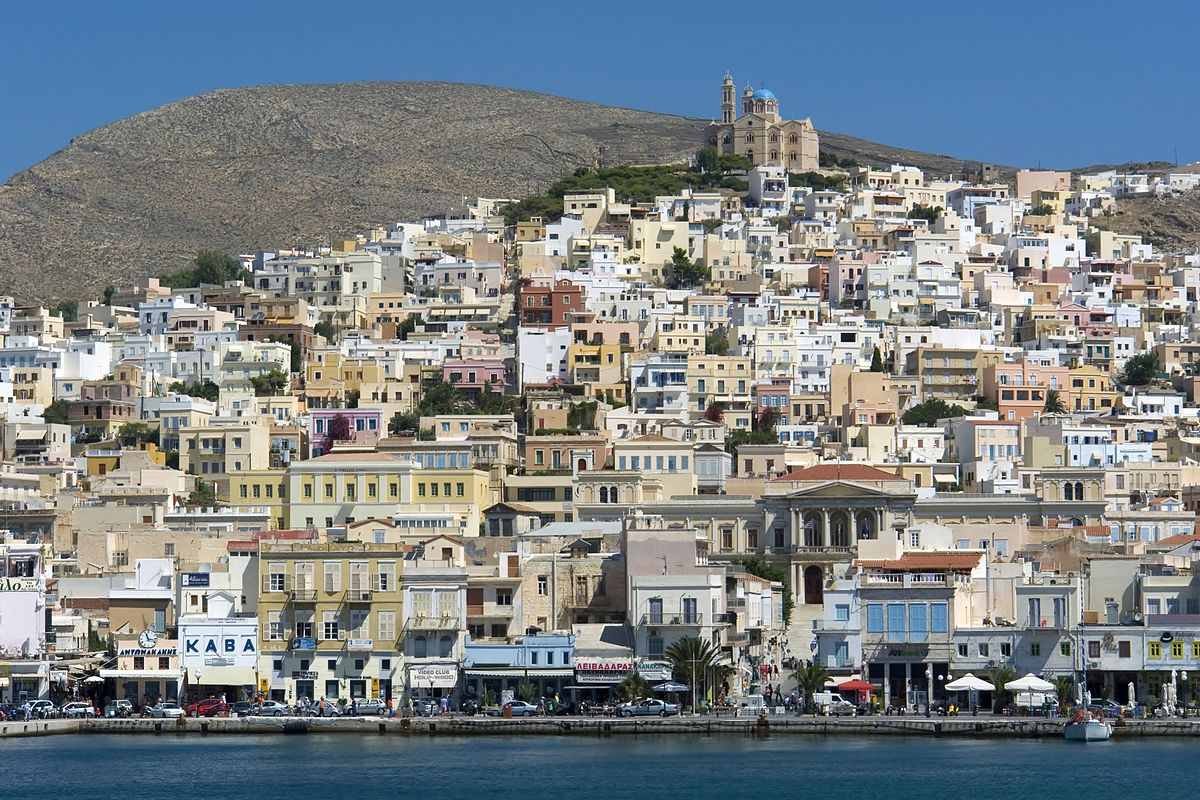
%> input picture Midterm_Mingze_Sun/Syros_Ermoupolis.jpg, 1200 x 800 px
$ octave FakingMiniatures.m   (GNU Octave 9; MATLAB toolbox functions it lacks are replaced by stand-ins)
%> lines starting %> are read from the running program, lines starting %| are printed output that depends on the picture
clc;clear;
im = imread('Syros_Ermoupolis.jpg');
%> im is the input picture: size 800x1200x3 uint8; mean R, G, B 122.6, 130.6, 134.9
sigma_start = 1;
sigma_end = 15;
R_DOF_start = 500;
R_DOF_end = 700;
R = size(im,1);
%> R = 800
sigma = ones(R,1);
filt_size = ones(R,1);
im1 = im;
im_red = im(:,:,1);
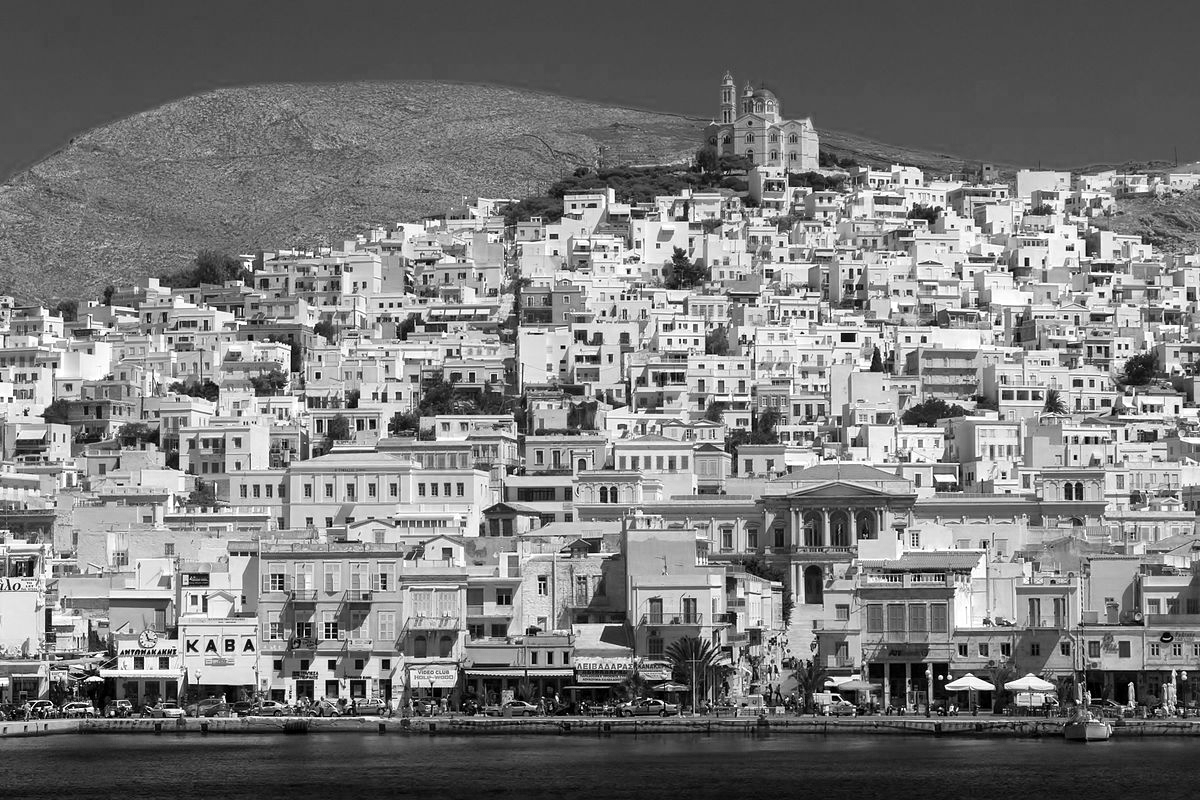
%> im_red: size 800x1200 uint8; min 0, max 255, mean 122.6
im_green = im(:,:,2);
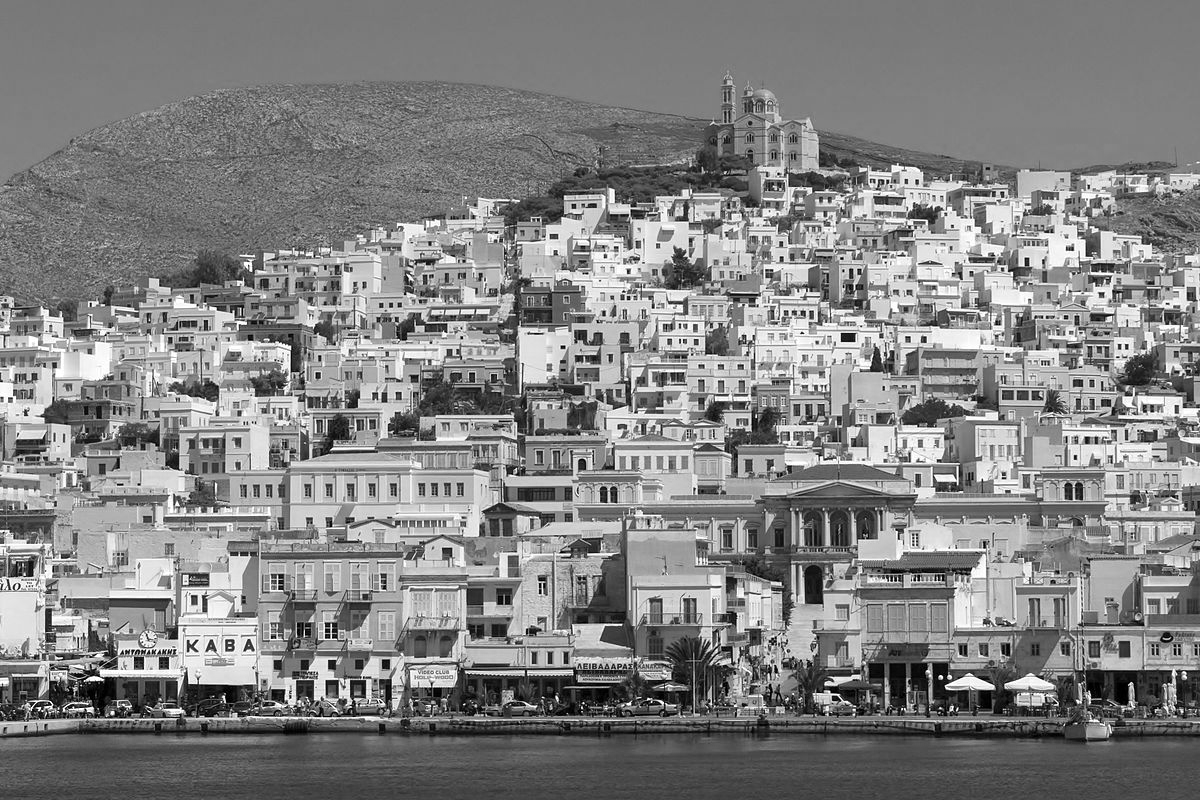
%> im_green: size 800x1200 uint8; min 0, max 255, mean 130.6
im_blue = im(:,:,3);
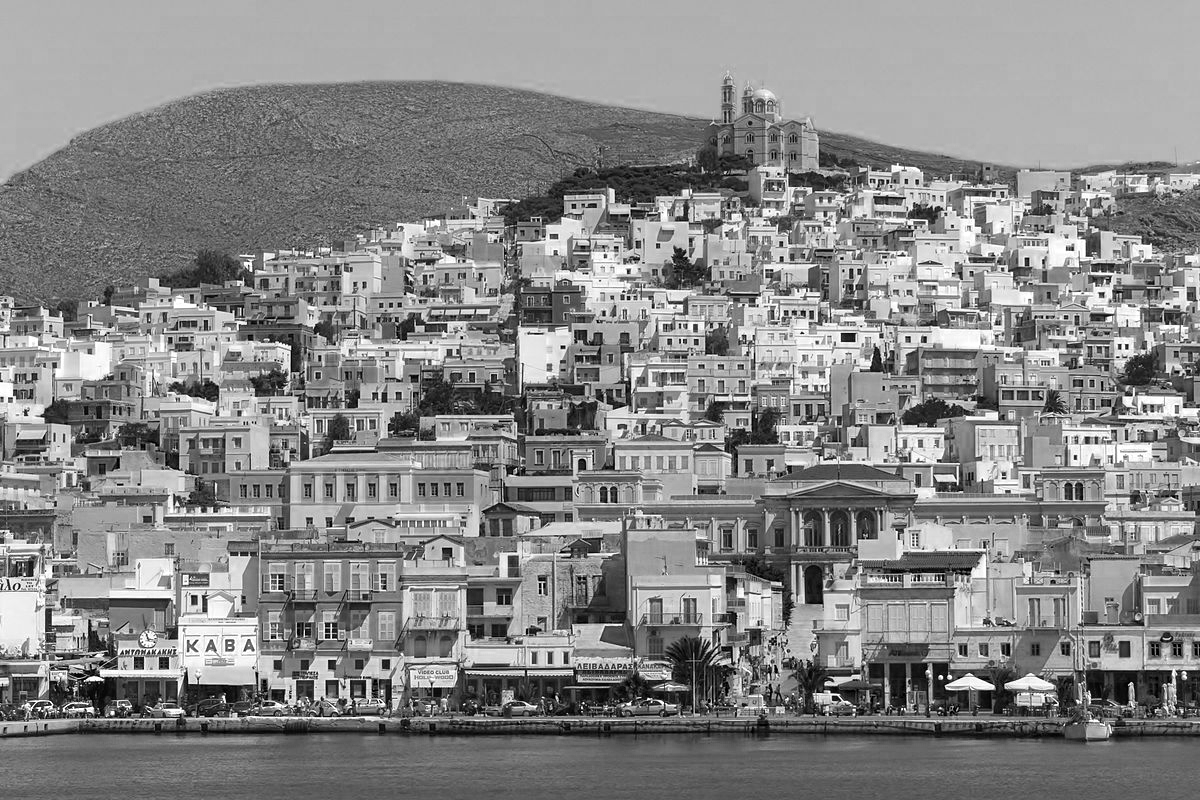
%> im_blue: size 800x1200 uint8; min 0, max 255, mean 134.9
k = zeros(R_DOF_start-2,1);
for j = 0:R_DOF_start-2
    k(j+1) = 498*sin(j*(2*pi)/1992);
end
u = zeros(R-R_DOF_end-1,1);
for v = 0:R-R_DOF_end-1
    u(v+1) = (R-R_DOF_end-1)*sin(v*2*pi/((R-R_DOF_end-1)*4));
end
%> after the loop, u = 100 values from 0 to 99
sigma(1:R_DOF_start-1) = sigma_end*ones(R_DOF_start-1,1)+...
    (sigma_start-sigma_end)/(R_DOF_start-2)*k;
sigma(R_DOF_end+1:end) = sigma_start*ones(R-R_DOF_end,1)+...
     (sigma_end-sigma_start)/(R-R_DOF_end-1)*u;
% sigma(1:R_DOF_start-1) = sigma_end*ones(R_DOF_start-1,1)+...
%     (sigma_start-sigma_end)/(R_DOF_start-2)*[0:R_DOF_start-2]';
%  sigma(R_DOF_end+1:end) = sigma_start*ones(R-R_DOF_end,1)+...
%      (sigma_end-sigma_start)/(R-R_DOF_end-1)*[0:R-R_DOF_end-1]';


%> (the run ends here)
